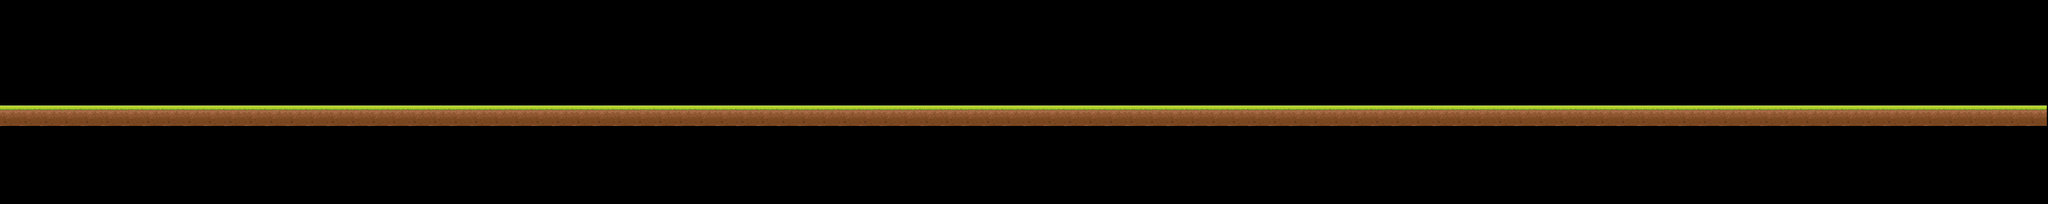

Rendered tile map (Tiled .tmx) drawn with the repository's tilesets; below, a short description and the full map source, tile grids included:
An orthogonal 100x10 tile map with 70x70 px tiles, 1 tile layer (blockedLayer).

<map version="1.0" orientation="orthogonal" renderorder="right-down" width="100" height="10" tilewidth="70" tileheight="70" nextobjectid="1">
 <tileset firstgid="1" name="forestTileset" tilewidth="70" tileheight="70" spacing="2" margin="2" tilecount="10" columns="2">
  <image source="Game/Assets/levels/test/tileset.png" width="210" height="420" />
 </tileset>
 <layer name="blockedLayer" width="100" height="10" offsetx="-4" offsety="-268">
  <data encoding="csv">
0,0,0,0,0,0,0,0,0,0,0,0,0,0,0,0,0,0,0,0,0,0,0,0,0,0,0,0,0,0,0,0,0,0,0,0,0,0,0,0,0,0,0,0,0,0,0,0,0,0,0,0,0,0,0,0,0,0,0,0,0,0,0,0,0,0,0,0,0,0,0,0,0,0,0,0,0,0,0,0,0,0,0,0,0,0,0,0,0,0,0,0,0,0,0,0,0,0,0,0,
0,0,0,0,0,0,0,0,0,0,0,0,0,0,0,0,0,0,0,0,0,0,0,0,0,0,0,0,0,0,0,0,0,0,0,0,0,0,0,0,0,0,0,0,0,0,0,0,0,0,0,0,0,0,0,0,0,0,0,0,0,0,0,0,0,0,0,0,0,0,0,0,0,0,0,0,0,0,0,0,0,0,0,0,0,0,0,0,0,0,0,0,0,0,0,0,0,0,0,0,
0,0,0,0,0,0,0,0,0,0,0,0,0,0,0,0,0,0,0,0,0,0,0,0,0,0,0,0,0,0,0,0,0,0,0,0,0,0,0,0,0,0,0,0,0,0,0,0,0,0,0,0,0,0,0,0,0,0,0,0,0,0,0,0,0,0,0,0,0,0,0,0,0,0,0,0,0,0,0,0,0,0,0,0,0,0,0,0,0,0,0,0,0,0,0,0,0,0,0,0,
0,0,0,0,0,0,0,0,0,0,0,0,0,0,0,0,0,0,0,0,0,0,0,0,0,0,0,0,0,0,0,0,0,0,0,0,0,0,0,0,0,0,0,0,0,0,0,0,0,0,0,0,0,0,0,0,0,0,0,0,0,0,0,0,0,0,0,0,0,0,0,0,0,0,0,0,0,0,0,0,0,0,0,0,0,0,0,0,0,0,0,0,0,0,0,0,0,0,0,0,
0,0,0,0,0,0,0,0,0,0,0,0,0,0,0,0,0,0,0,0,0,0,0,0,0,0,0,0,0,0,0,0,0,0,0,0,0,0,0,0,0,0,0,0,0,0,0,0,0,0,0,0,0,0,0,0,0,0,0,0,0,0,0,0,0,0,0,0,0,0,0,0,0,0,0,0,0,0,0,0,0,0,0,0,0,0,0,0,0,0,0,0,0,0,0,0,0,0,0,0,
0,0,0,0,0,0,0,0,0,0,0,0,0,0,0,0,0,0,0,0,0,0,0,0,0,0,0,0,0,0,0,0,0,0,0,0,0,0,0,0,0,0,0,0,0,0,0,0,0,0,0,0,0,0,0,0,0,0,0,0,0,0,0,0,0,0,0,0,0,0,0,0,0,0,0,0,0,0,0,0,0,0,0,0,0,0,0,0,0,0,0,0,0,0,0,0,0,0,0,0,
0,0,0,0,0,0,0,0,0,0,0,0,0,0,0,0,0,0,0,0,0,0,0,0,0,0,0,0,0,0,0,0,0,0,0,0,0,0,0,0,0,0,0,0,0,0,0,0,0,0,0,0,0,0,0,0,0,0,0,0,0,0,0,0,0,0,0,0,0,0,0,0,0,0,0,0,0,0,0,0,0,0,0,0,0,0,0,0,0,0,0,0,0,0,0,0,0,0,0,0,
0,0,0,0,0,0,0,0,0,0,0,0,0,0,0,0,0,0,0,0,0,0,0,0,0,0,0,0,0,0,0,0,0,0,0,0,0,0,0,0,0,0,0,0,0,0,0,0,0,0,0,0,0,0,0,0,0,0,0,0,0,0,0,0,0,0,0,0,0,0,0,0,0,0,0,0,0,0,0,0,0,0,0,0,0,0,0,0,0,0,0,0,0,0,0,0,0,0,0,0,
0,0,0,0,0,0,0,0,0,0,0,0,0,0,0,0,0,0,0,0,0,0,0,0,0,0,0,0,0,0,0,0,0,0,0,0,0,0,0,0,0,0,0,0,0,0,0,0,0,0,0,0,0,0,0,0,0,0,0,0,0,0,0,0,0,0,0,0,0,0,0,0,0,0,0,0,0,0,0,0,0,0,0,0,0,0,0,0,0,0,0,0,0,0,0,0,0,0,0,0,
1,1,1,1,1,1,1,1,1,1,1,1,1,1,1,1,1,1,1,1,1,1,1,1,1,1,1,1,1,1,1,1,1,1,1,1,1,1,1,1,1,1,1,1,1,1,1,1,1,1,1,1,1,1,1,1,1,1,1,1,1,1,1,1,1,1,1,1,1,1,1,1,1,1,1,1,1,1,1,1,1,1,1,1,1,1,1,1,1,1,1,1,1,1,1,1,1,1,1,1
</data>
 </layer>
</map>
